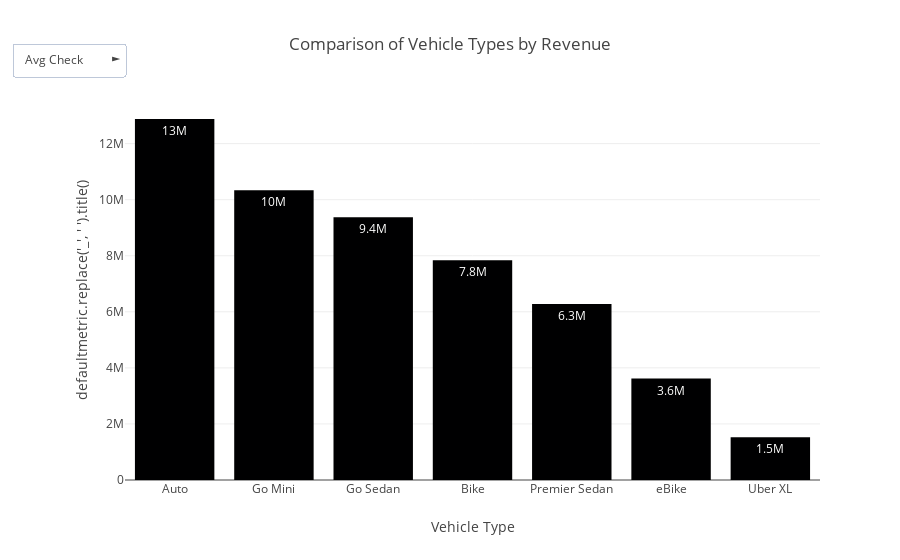

Notebook code cell kept with this figure:
### Code cell
### here i make dashboard cuz table in above isnt make sense

import plotly.express as px

metrics = ['avg_check', 'avg_vtat', 'avg_ctat', 'success_rate', 'revenue', 'rides']

defaultmetric = metrics[4]
fig = px.bar(
    transport_stats.sort_values(by=defaultmetric, ascending=False),
    x='Vehicle Type',y=defaultmetric,
    title=f'Comparison of Vehicle Types by {defaultmetric.replace("_", " ").title()}',
    text_auto='.2s'

)

buttons = []
for metric in metrics:
    buttons.append(
        dict(
            label=metric.replace("_", " ").title(),
            method='update',
            args=[{'y': [transport_stats.sort_values(by=metric, ascending=False)[metric]],
                   'x': [transport_stats.sort_values(by=metric, ascending=False)['Vehicle Type']],
                   'text': [transport_stats.sort_values(by=metric, ascending=False)[metric]]},
                  {'title': f'Comparison of Vehicle Types by {metric.replace("_", " ").title()}'}]
        )
)

fig.update_layout(
    updatemenus=[{"buttons": buttons, "direction": "right", "x": 0, "y": 1.15}],
    xaxis_title="Vehicle Type",
    yaxis_title="defaultmetric.replace('_', ' ').title()"
)

fig.show()

### Figure 1 — Plotly figure (JSON) as saved in the notebook; plotly's stock layout.template omitted (floating-point values rounded to 4 significant figures)
{"data": [{"alignmentgroup": "True", "hovertemplate": "Vehicle Type=%{x}<br>revenue=%{y}<extra></extra>", "legendgroup": "", "marker": {"color": "#000001", "pattern": {"shape": ""}}, "name": "", "offsetgroup": "", "orientation": "v", "showlegend": false, "textposition": "auto", "texttemplate": "%{y:.2s}", "type": "bar", "x": ["Auto", "Go Mini", "Go Sedan", "Bike", "Premier Sedan", "eBike", "Uber XL"], "xaxis": "x", "y": [12878422, 10338496, 9369719, 7837697, 6275332, 3618485, 1528032], "yaxis": "y"}], "layout": {"barmode": "relative", "legend": {"tracegroupgap": 0}, "title": {"text": "Comparison of Vehicle Types by Revenue"}, "updatemenus": [{"buttons": [{"args": [{"text": [[511.5, 510.2, 509.6, 507.7, 506.7, 503.9, 501.8]], "x": [["Go Sedan", "Bike", "Premier Sedan", "Go Mini", "Auto", "eBike", "Uber XL"]], "y": [[511.5, 510.2, 509.6, 507.7, 506.7, 503.9, 501.8]]}, {"title": "Comparison of Vehicle Types by Avg Check"}], "label": "Avg Check", "method": "update"}, {"args": [{"text": [[8.576, 8.5, 8.478, 8.468, 8.448, 8.439, 8.402]], "x": [["Uber XL", "Bike", "eBike", "Go Mini", "Auto", "Premier Sedan", "Go Sedan"]], "y": [[8.576, 8.5, 8.478, 8.468, 8.448, 8.439, 8.402]]}, {"title": "Comparison of Vehicle Types by Avg Vtat"}], "label": "Avg Vtat", "method": "update"}, {"args": [{"text": [[29.22, 29.21, 29.2, 29.18, 29.16, 29.14, 29.04]], "x": [["Premier Sedan", "Uber XL", "Bike", "eBike", "Go Mini", "Auto", "Go Sedan"]], "y": [[29.22, 29.21, 29.2, 29.18, 29.16, 29.14, 29.04]]}, {"title": "Comparison of Vehicle Types by Avg Ctat"}], "label": "Avg Ctat", "method": "update"}, {"args": [{"text": [[0.6255, 0.6233, 0.6223, 0.6213, 0.6205, 0.6188, 0.6144]], "x": [["Uber XL", "Bike", "Go Mini", "Premier Sedan", "eBike", "Auto", "Go Sedan"]], "y": [[0.6255, 0.6233, 0.6223, 0.6213, 0.6205, 0.6188, 0.6144]]}, {"title": "Comparison of Vehicle Types by Success Rate"}], "label": "Success Rate", "method": "update"}, {"args": [{"text": [[12878422, 10338496, 9369719, 7837697, 6275332, 3618485, 1528032]], "x": [["Auto", "Go Mini", "Go Sedan", "Bike", "Premier Sedan", "eBike", "Uber XL"]], "y": [[12878422, 10338496, 9369719, 7837697, 6275332, 3618485, 1528032]]}, {"title": "Comparison of Vehicle Types by Revenue"}], "label": "Revenue", "method": "update"}, {"args": [{"text": [[37419, 29806, 27141, 22517, 18111, 10557, 4449]], "x": [["Auto", "Go Mini", "Go Sedan", "Bike", "Premier Sedan", "eBike", "Uber XL"]], "y": [[37419, 29806, 27141, 22517, 18111, 10557, 4449]]}, {"title": "Comparison of Vehicle Types by Rides"}], "label": "Rides", "method": "update"}], "direction": "right", "x": 0, "y": 1.15}], "xaxis": {"anchor": "y", "domain": [0, 1], "title": {"text": "Vehicle Type"}}, "yaxis": {"anchor": "x", "domain": [0, 1], "title": {"text": "defaultmetric.replace('_', ' ').title()"}}}}
